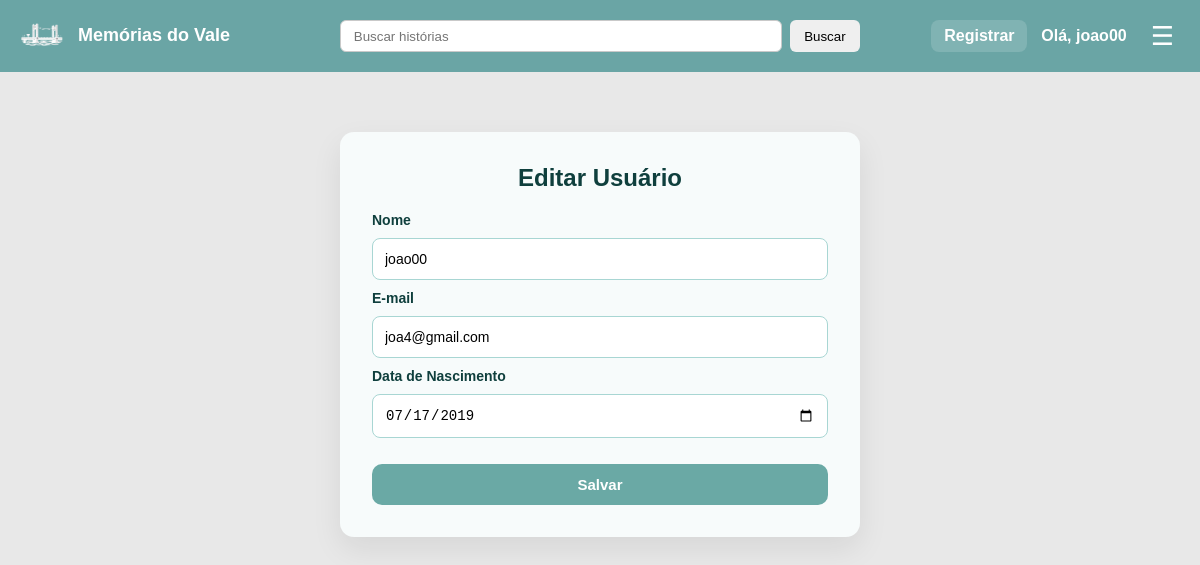
The page /user/profile.php (signed in) on the database its author committed.
### tables this page shows
CREATE TABLE `usuarios` (
  `id` int(10) UNSIGNED NOT NULL,
  `nome` varchar(100) NOT NULL,
  `email` varchar(100) NOT NULL,
  `data_nascimento` date NOT NULL,
  `senha` varchar(255) NOT NULL
);

### user/profile.php (the view, shortened to what this page needs)
<?php
include("../config/config.php");
$codigo = (int)$_SESSION['id'];
$query = "SELECT nome, email, data_nascimento FROM usuarios WHERE id = $codigo";
$acaoSELECT = mysqli_query($conexao, $query);
if ($acaoSELECT) {
  $dados = mysqli_fetch_array($acaoSELECT);
} else {
  echo "ERRO AO BUSCAR DADOS: " . mysqli_error($conexao);
  exit;
}
?>
<!DOCTYPE html>
<html lang="pt-br">
<head>
  <link rel="stylesheet" href="/SITELENDAS/assets/css/style.css?v=1">
</head>
<body>
  <?php
  include("../includes/header_nav.php");
  ?>
  <main class="content">
    <section class="register-card">
      <h1>Editar Usuário</h1>
      <form class="register-form" method="POST" action="/sitelendas/user/profile.php">
        <label for="idnome">Nome</label>
        <input type="text" name="formNome" id="idnome" required
          value="<?= htmlspecialchars($dados['nome'] ?? '') ?>">
        <label for="idemail">E-mail</label>
        <input type="email" name="formEmail" id="idemail" required
          value="<?= htmlspecialchars($dados['email'] ?? '') ?>">
        <label for="iddata">Data de Nascimento</label>
        <input type="date" name="formData" id="iddata"
          value="<?= htmlspecialchars($dados['data_nascimento'] ?? '') ?>">
        <button type="submit">Salvar</button>
      </form>
    </section>
  </main>
</body>
</html>

### assets/css/style.css (style rules this page uses)
* { margin: 0; padding: 0; box-sizing: border-box; }
body { font-family: Arial, sans-serif; background-color: #e8e8e8; }
.content { padding: 20px; }
.register-card { max-width: 520px; margin: 40px auto; padding: 32px; background: #f7fbfb; border-radius: 14px; box-shadow: 0 12px 30px rgba(0, 0, 0, 0.08); }
.register-card h1 { text-align: center; margin-bottom: 20px; color: #0f3f3d; }
.register-form { display: flex; flex-direction: column; gap: 10px; }
.register-form label { font-weight: 600; color: #0f3f3d; font-size: 14px; }
.register-form input[type="text"], .register-form input[type="email"], .register-form input[type="password"], .register-form input[type="date"] { padding: 12px; border-radius: 8px; border: 1px solid #a8d6d3; font-size: 14px; background: #fff; outline: none; }
.register-form button, .register-form input[type="submit"] { margin-top: 16px; padding: 12px; border-radius: 10px; border: none; background: #6aa9a5; color: #fff; font-size: 15px; font-weight: bold; cursor: pointer; transition: 0.2s; }

### user/profile.php (style rules this page uses)
body { outline: 5px solid red; }

### rows shown on the page
usuarios: formNome "joao00", formEmail "joa4@gmail.com", formData "07/17/2019"

### other values the page prints
$_SESSION['nome'] "joao00"
